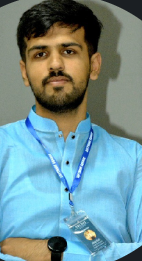
#> input picture Try/img/img.png, 142 x 261 px
$ python 7_split_merge_color_channel.py
#> lines starting #> are read from the running program, lines starting #| are printed output that depends on the picture
# A color channel is a stream of colors (Red, Green, Blue) etc. OpenCV allows us to split an image into multiple
# color channels.
import cv2 as cv

img = cv.imread('img/img.png')
#> img is the input picture: shape (261, 142, 3); mean B, G, R 149.6, 145.8, 113.8
cv.imshow('Original', img)

b, g, r = cv.split(img)
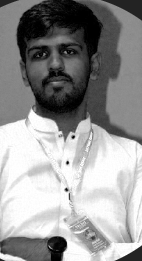
#> b: shape (261, 142); min 0, max 255, mean 149.6
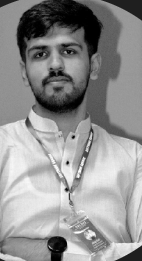
#> g: shape (261, 142); min 0, max 255, mean 145.8
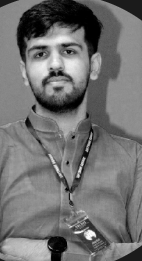
#> r: shape (261, 142); min 0, max 255, mean 113.8
# cv.imshow('Blue', b)
# cv.imshow('Red', r)
# cv.imshow('Green', g)
merged = cv.merge([b, g, r])
# cv.imshow('merged', merged)

# Let's merge a blue image over a blank one.
import numpy as np
blank = np.zeros(img.shape[:2], dtype='uint8')

blue = cv.merge([b, blank, blank])
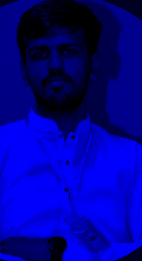
#> blue: shape (261, 142, 3); mean of channels 0, 1, 2 149.6, 0, 0; drawn as B, G, R
# cv.imshow('Blue', blue)
green = cv.merge([blank, g, blank])
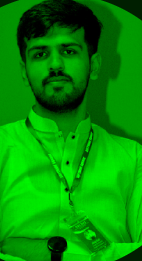
#> green: shape (261, 142, 3); mean of channels 0, 1, 2 0, 145.8, 0; drawn as B, G, R
# merge the correct color in its correct place. So Green occurs second in BGR.
# blue first,  red third
red = cv.merge([blank, blank, r])
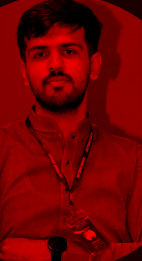
#> red: shape (261, 142, 3); mean of channels 0, 1, 2 0, 0, 113.8; drawn as B, G, R
# cv.imshow('Red', red)

# comp = cv.merge([blue, green, red])
# this above line will throw an error. because for each component, there are three channels.
# so total 9 channels, which will throw an error.
cv.waitKey(0)
